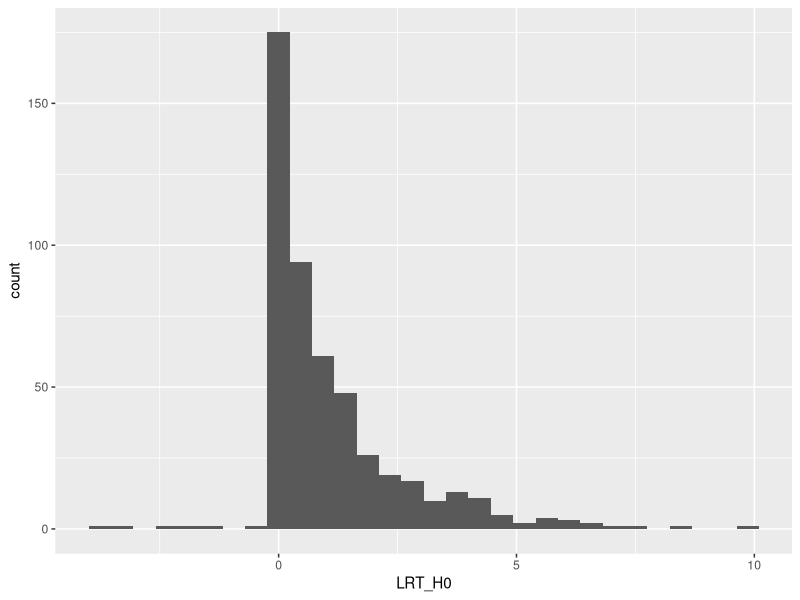
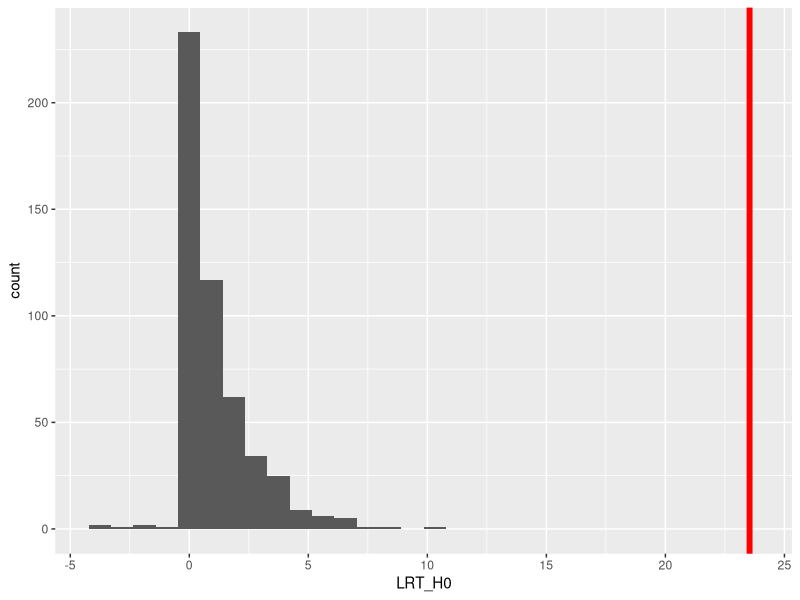
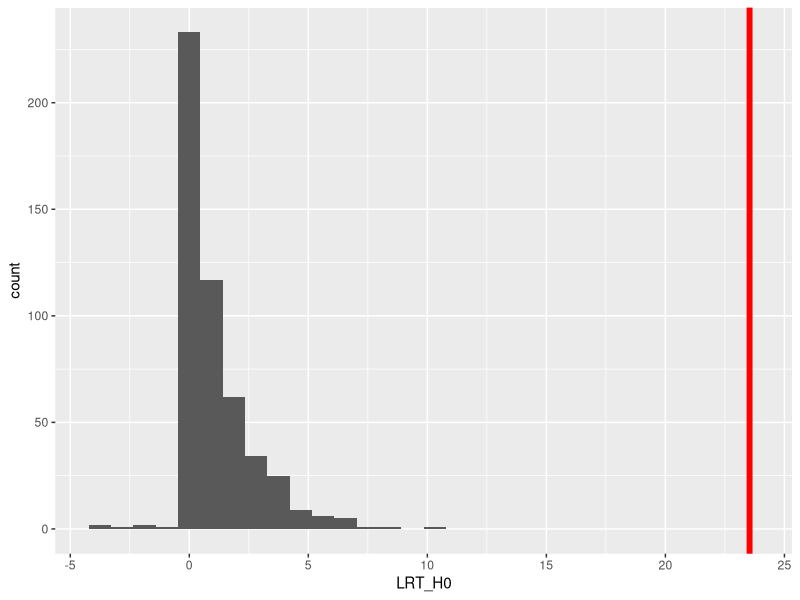

Source code (R) for these figures, in order: (Note: a time limit stopped this script after it produced the figures.)
# title: Демонстрация бутстрепа
# subtitle: "Линейные модели..."
# author: "Марина Варфоломеева"
# institute: "Кафедра Зоологии беспозвоночных, Биологический факультет, СПбГУ"

# ## Пример -- недосып
# В ночь перед нулевым днем всем испытуемым давали поспать нормальное время, а в следующие 9 ночей --- только по 3 часа. Каждый день измеряли время реакции в серии тестов.
#
# Как время реакции людей зависит от бессонницы?
# Belenky et al., 2003
# - `Reaction` --- среднее время реакции в серии тестов в день наблюдения, мс
# - `Days` --- число дней депривации сна
# - `Subject` --- номер испытуемого
library(lme4)
library(pbkrtest) # для бутстрепа
library(ggplot2) # для графиков

data(sleepstudy)
sl <- sleepstudy

# ## Тесты отношения правдоподобий (LRT)
# Другой пример и подробности о методе см. Faraway 2017, near p 2015


# LRT для фиксированных эффектов #########################################

# Протестируем значимость фиксированного эффекта Days
# Для этого нам нужно сравнить правдоподобия двух вложенных моделей
# Модель, в которой есть Days
m1 <- lmer(Reaction ~ Days + (1 + Days | Subject), data = sl, REML = FALSE)
# Модель, в которой нет Days (соответствует нашей H_0, про отсутствие влияния Days)
m0 <- lmer(Reaction ~ (1 + Days| Subject), data = sl, REML = FALSE)

# LRT с помощью anova(test = 'Chi')
anova(m0, m1, test = 'Chi')

# LRT вручную
my_LRT <- as.numeric(2 * (logLik(m1) - logLik(m0)))
my_LRT
# 23.53654

# p-value для LRT
1 - pchisq(my_LRT, df = 1)
# [1] 1.22564e-06
# получилось ну очень маленькое значение


# Алгоритм параметрического бутстрепа ################33

# Цель: Нужно сгенерировать из данных,
# соответствующих H0 распределение нужной нам
# статистики (LRT).

# Как это делается?
# 1) Симулируем данные из модели, соответствующей
# H0 об отсутствии влияния Days
y_simulated <- simulate(m0)
# 2) На этих симулированных данных нам нужно
# протестировать влияние Days при помощи LRT.
# Подбираем модель с Days и без Days на симулированных данных:
mod_H0 <- refit(m0, newresp = y_simulated)
mod_HA <- refit(m1, newresp = y_simulated)
# Вычисляем LRT:
LRT_simulated <- as.numeric(2 * (logLik(mod_HA) - logLik(mod_H0)))
LRT_simulated
# 3) Если мы повторим 1 и 2 многократно, то сможем
# построить распределение LRT для случая, когда
# верна H0 об отсутствии влияния Days.


# Теперь, вооружившись этим знанием, мы...
# Сделаем параметрический бутстреп вручную ################
set.seed(42)
nsim <- 500 # число итераций бутстрепа
# (Нужно 1000 или больше, но для тестирования нового кода можно меньше)
LRTboot <- numeric(nsim)  # резервируем место для результатов всех итераций
# Делаем симуляцию:
for(i in 1:nsim){
  y_simulated <- unlist(simulate(m0))
  mod_H0 <- refit(m0, newresp = y_simulated)
  mod_HA <- refit(m1, newresp = y_simulated)
  LRTboot[i] <- as.numeric(2 * (logLik(mod_HA) - logLik(mod_H0)))
}

# В векторе LRTboot записаны значения LRT для всех итераций бутстрепа
length(LRTboot) # длина вектора - количество итераций (nsim)

# Теперь мы можем построить распределение значений
# LRT для случая, когда верна H0 об
# отсутствии влияния Days
ggplot(data = data.frame(LRT_H0 = LRTboot)) +
  geom_histogram(aes(x = LRT_H0))

# Это распределение мы можем использовать для тестирования гипотезы

# Уровень значимости для нашего реального значения
# my_LRT - это доля итераций бутстрепа, где
# получилось значение LRTboot > my_LRT

# Наша оценка p-value для my_LRT
p_val <- mean(LRTboot > my_LRT)
p_val

# Это можно изобразить на графике
ggplot(data = data.frame(LRT_H0 = LRTboot)) +
  geom_histogram(aes(x = LRT_H0)) +
  geom_vline(xintercept = my_LRT, size = 2, colour = 'red')


# Более эффективный способ, без циклов ##############

# Можно написать функцию, которая получает LRT в
# одной единственной симуляции
one_bootstrap_iteration <- function(m0, m1){
  y_simulated <- unlist(simulate(m0))
  mod_H0 <- refit(m0, newresp = y_simulated)
  mod_HA <- refit(m1, newresp = y_simulated)
  LRTboot <- as.numeric(2 * (logLik(mod_HA) - logLik(mod_H0)))
  return(LRTboot)
}
# Вот одна симуляция
one_bootstrap_iteration(m0, m1)

# Как и раньше мы можем многократно повторить эту
# симуляцию, но только теперь используем функцию
# replicate вместо цикла for
nsim_new <- 500  # число итераций бутстрепа (Нужно 1000 или больше)
set.seed(42)
LRTboot_new <- replicate(n = nsim_new, expr = one_bootstrap_iteration(m0, m1))

# В векторе LRTboot_new записаны значения LRT для
# всех итераций бутстрепа
length(LRTboot_new) # длина вектора - количество итераций (nsim_new)

# И т.д.
# Наша оценка p-value для my_LRT
p_val_new <- mean(LRTboot_new > my_LRT)
p_val_new

# Это можно изобразить на графике
ggplot(data = data.frame(LRT_H0 = LRTboot_new)) +
  geom_histogram(aes(x = LRT_H0)) +
  geom_vline(xintercept = my_LRT, size = 2, colour = 'red')

# Еще более эффективный способ #########################

# Параметрический бутстреп при помощи пакета pbkrtest
pmod <- PBmodcomp(m1, m0, nsim = 1000, seed = 42)
summary(pmod)

# Осторожно! Обращайте внимание на предупреждения об ошибках.
# Результаты могут быть смещенными, если модели не сошлись


# График предсказаний модели с бутстрепными доверительными интервалами #########

NewData <- sl %>% group_by(Subject) %>%
  do(data.frame(Days = seq(min(.$Days), max(.$Days), length = 10)))
NewData$fit <- predict(m1, NewData, type = 'response', re.form = NA)

# Многократно симулируем данные из модели и получаем для них предсказанные значения
# ВНИМАНИЕ!!! Увеличте число итераций бутстрепа для финального анализа до 10000
bm1 <- bootMer(x = m1,
               FUN = function(x) predict(x, new_data = NewData, re.form = NA),
               nsim = 100)

# (A) Квантильный подход к расчету дов. интервалов предсказаний ---------

# Рассчитываем квантили предсказанных значений для всех итераций бутстрепа
b_se <- apply(X = bm1$t,
              MARGIN = 2,
              FUN = function(x) quantile(x, probs = c(0.025, 0.975), na.rm = TRUE))
# Доверительная зона для предсказанных значений
NewData$lwr <- b_se[1, ]
NewData$upr <- b_se[2, ]

ggplot(data = NewData, aes(x = Days, y = fit)) +
  geom_ribbon(alpha = 0.35, aes(ymin = lwr, ymax = upr)) +
  geom_line() + geom_point(data = sl, aes(x = Days, y = Reaction))


# (B) SE из бутстрепных моделей ------

std_error <- apply(bm1$t, 2, sd)
NewData$lwr_1 <- NewData$fit - std_error * 1.96
NewData$upr_1 <- NewData$fit + std_error * 1.96

ggplot(data = NewData, aes(x = Days, y = fit)) +
  geom_ribbon(alpha = 0.35, aes(ymin = lwr_1, ymax = upr_1)) +
  geom_line() + geom_point(data = sl, aes(x = Days, y = Reaction))
